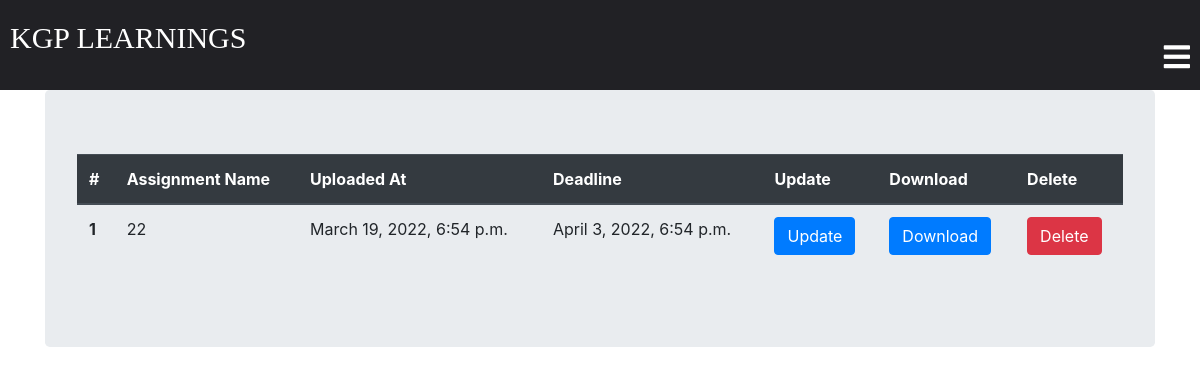
/classroom/assignment_list/ (signed in), run on an earlier commit of the app's database.
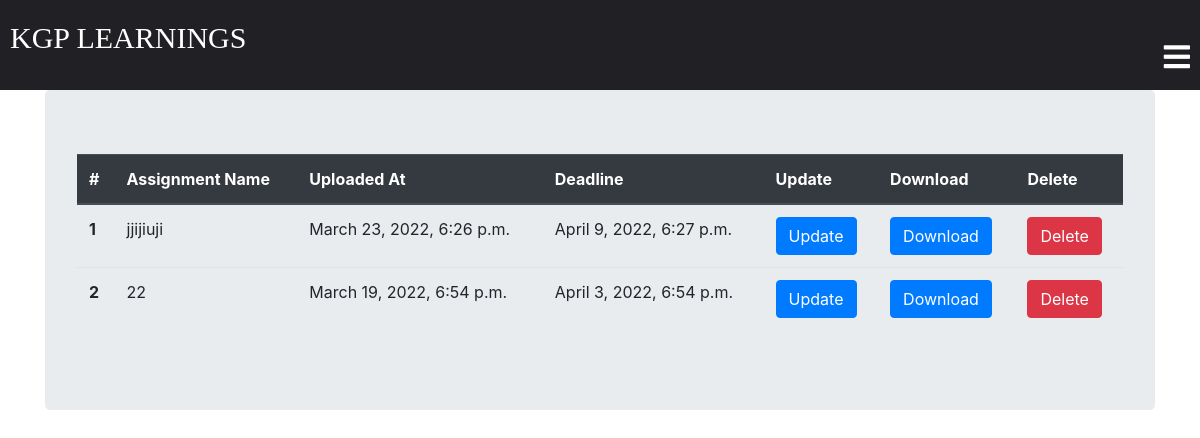
And on a later commit of the database.
### classroom/models.py (models this page shows, shortened)
class ClassAssignment(models.Model):
    student = models.ManyToManyField(
        Student, related_name='student_assignment')
    Deadline = models.DateTimeField(auto_now=False, null=True)
    PublishedAt = models.DateTimeField(auto_now=False, null=True)
    assignment = models.FileField(upload_to='assignments')
    created_at = models.DateTimeField(auto_now=True)
    assignment_name = models.CharField(max_length=250)
    teacher = models.ForeignKey(
        Teacher, related_name='teacher_assignment', on_delete=models.CASCADE)
    class Meta:
        ordering = ['-created_at']

### classroom/views.py (the view)
# urls.py: path('assignment_list/',views.assignment_list,name="assignment_list"),
@login_required
def assignment_list(request):
    template = "classroom/assignment_list.html"
    teacher = request.user.Teacher
    return render(request, template, {'teacher': teacher})

### template/classroom/assignment_list.html (shortened to what this page needs)
{% extends 'classroom/base.html' %}
{% block content %}
<div class="container">
  <div class="jumbotron">
    {% if teacher.teacher_assignment.count == 0 %}
    <h2>No Assignments Uploaded Yet</h2>
    {% else %}
    <table class="table">
      <thead class="thead-dark">
        <tr>
          <th scope="col">#</th>
          <th scope="col">Assignment Name</th>
          <th scope="col">Uploaded At</th>
          <th scope="col">Deadline </th>
          <th scope="col">Update</th>
          <th scope="col">Download</th>
          <th scope="col">Delete</th>
        </tr>
      </thead>
      <tbody>
        {% for assignment in teacher.teacher_assignment.all %}
        <tr>
          <th scope="row">{{ forloop.counter }}</th>
          <td>{{ assignment.assignment_name }}</td>
          <td>{{ assignment.PublishedAt }}</td>
          <td>{{ assignment.Deadline }}</td>
          <td><a href="{% url 'classroom:update_assignment' id=assignment.id %}" class="btn btn-primary">Update</a></td>
          <td><a href="{{ assignment.assignment.url }}" class="btn btn-primary" target="_blank">Download</a></td>
          <td><a href="{% url 'classroom:assignment_delete' id=assignment.id %}" class="btn btn-danger">Delete</a></td>
        </tr>
        {% endfor %}
      </tbody>
    </table>
    {% endif %}
  </div>
</div>
{% endblock %}

What changed in the data, as far as the page shows it:
added ClassAssignment: assignment_name "jjijiuji", PublishedAt "March 23, 2022, 6:26 p.m.", Deadline "April 9, 2022, 6:27 p.m."
